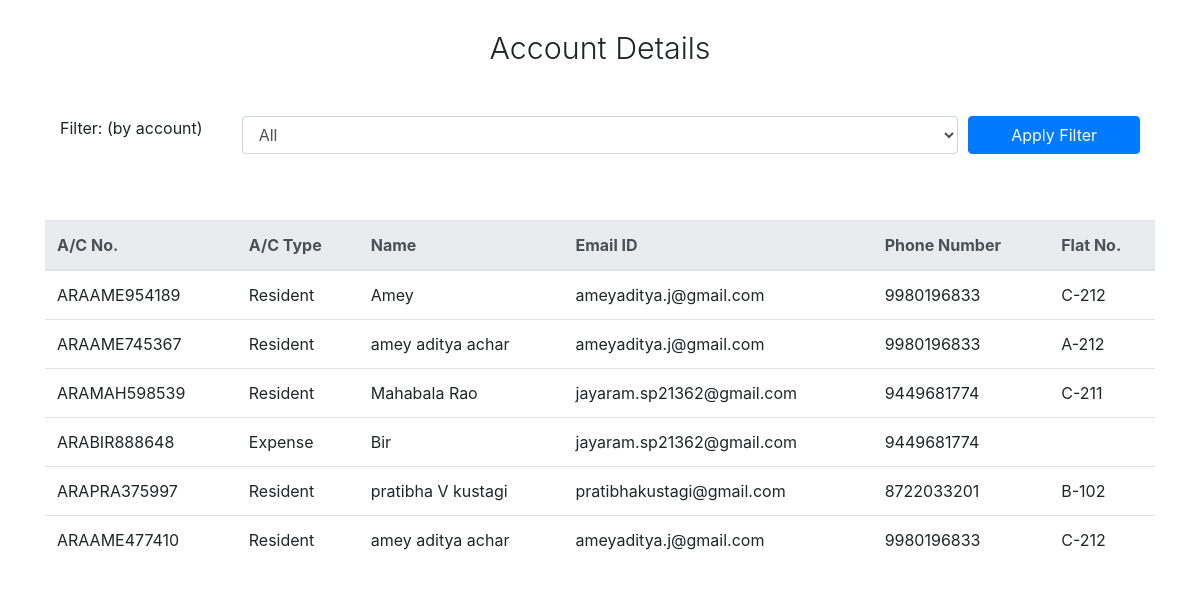
Page /viewaccount on the committed database.
### tables this page shows
CREATE TABLE accounts
		(ID INTEGER PRIMARY KEY AUTOINCREMENT,
		accountno CHAR(20) NOT NULL UNIQUE,
		name CHAR(50) NOT NULL,
		email CHAR(50),
		phone CHAR(15),
		flat CHAR(5),
		block CHAR(5),
		amount FLOAT NOT NULL,
		type CHAR(20) NOT NULL);

### main.py (the view)
@app.route('/viewaccount')
def viewaccount():
	conn = sqlite3.connect("databases/finances.db")
	c = conn.cursor()
	c.execute('''SELECT accountno, type, name, email, phone, flat, block FROM accounts''')
	data = c.fetchall()
	c.close()
	conn.close()
	return render_template("viewaccount.html", data = data)

### templates/viewaccount.html (shortened to what this page needs)
<!DOCTYPE html>
<html>
<head>
	<link rel="stylesheet" type="text/css" href="https://stackpath.bootstrapcdn.com/bootstrap/4.1.3/css/bootstrap.min.css">
</head>
<body>
	<h1 class="display-4" id="main-heading">Account Details</h1>
	<div class="filter-box" id="filter-cont">
		<div class="container forms">
			<div class="container">
				<div class="form-row">
					<div class="form-group col-2">
						<label for="filter-text">Filter: (by account)</label>
					</div>
					<div class="form-group col-8">
						<select id="filter-option" class="form-control">
							<option>All</option>
						</select>
					</div>
					<div class="form-group col-2">
						<button class="btn btn-primary" id="submit-button" style="width:100%;">Apply Filter</button>
					</div>
				</div>
			</div>
		</div>
	</div>
	<div class="container">
		<table class="table">
			<thead class="thead-light">
				<tr>
					<th scope="col">A/C No.</th>
					<th scope="col">A/C Type</th>
					<th scope="col">Name</th>
					<th scope="col">Email ID</th>
					<th scope="col">Phone Number</th>
					<th scope="col">Flat No.</th>
				</tr>
			</thead>
			<tbody id="table-body">
					{% for acno, type, name, email, phone, flat, block in data %}
					<tr>
						<td>{{ acno }}</th>
						<td>{{ type }}</td>
						<td>{{ name }}</td>
						<td>{{ email }}</td>
						<td>{{ phone }}</td>
						{% if block == None %}
							<td></td>
						{% else %}
							<td>{{ block }}-{{ flat }}</td>
						{% endif %}
					</tr>
				{% endfor %}
			</tbody>
		</table>
	</div>
</body>
</html>

### templates/viewaccount.html (style rules this page uses)
#main-heading { font-size: 1.9em; margin-top: 30px; text-align: center; }
#filter-cont { margin-top: 50px; margin-bottom: 50px; }

### rows in the picture
accounts: accountno "ARAAME954189", type "Resident", name "Amey", email "ameyaditya.j@gmail.com", phone "9980196833", block "C", flat "212"
accounts: accountno "ARAAME745367", type "Resident", name "amey aditya achar", email "ameyaditya.j@gmail.com", phone "9980196833", block "A", flat "212"
accounts: accountno "ARAMAH598539", type "Resident", name "Mahabala Rao", email "jayaram.sp21362@gmail.com", phone "9449681774", block "C", flat "211"
accounts: accountno "ARABIR888648", type "Expense", name "Bir", email "jayaram.sp21362@gmail.com", phone "9449681774"
accounts: accountno "ARAPRA375997", type "Resident", name "pratibha V kustagi", email "pratibhakustagi@gmail.com", phone "8722033201", block "B", flat "102"
accounts: accountno "ARAAME477410", type "Resident", name "amey aditya achar", email "ameyaditya.j@gmail.com", phone "9980196833", block "C", flat "212"
